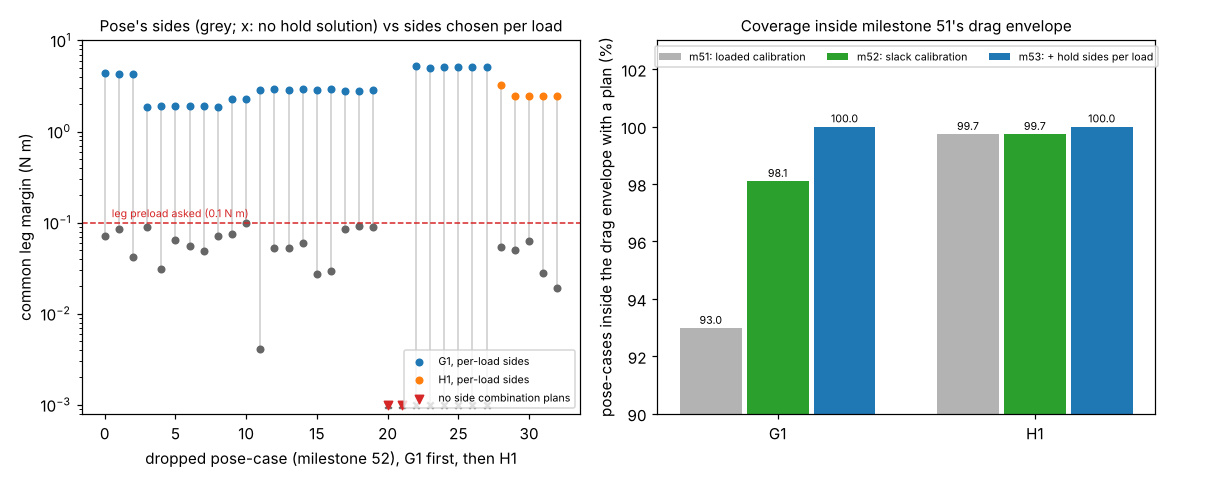

This chart was generated by the following Python code:
"""Figure for milestone 53: python experiments/m53_loadside/figure.py (reads results.json and m51/m52's)."""
import json
import os

import matplotlib
matplotlib.use("Agg")
import matplotlib.pyplot as plt  # noqa: E402

HERE = os.path.dirname(os.path.abspath(__file__))
D = json.load(open(os.path.join(HERE, "results.json")))
R52 = json.load(open(os.path.join(HERE, "..", "m52_slackcal", "results.json")))
R51 = json.load(open(os.path.join(HERE, "..", "m51_envelope", "results.json")))
fig, (ax1, ax2) = plt.subplots(1, 2, figsize=(11, 4.4))
rows = D["rows"]
for j, x in enumerate(rows):
    ts = [a["t"] for a in x["A"]]
    t0 = 0.0 if any(a["stage"] == "hold" for a in x["A"]) else min(ts)
    col = "C1" if x["robot"] == "h1" else "C0"
    ax1.plot([j, j], [max(t0, 1e-3), x["best"]["margin"] if x["best"] else 1e-3], color="0.8", lw=1, zorder=1)
    ax1.scatter(j, max(t0, 1e-3), marker="x" if t0 == 0 else "o", color="0.4", s=18, zorder=2)
    if x["best"]:
        ax1.scatter(j, x["best"]["margin"], color=col, s=18, zorder=3)
    else:
        ax1.scatter(j, 1e-3, marker="v", color="C3", s=30, zorder=3)
ax1.axhline(0.1, color="C3", ls="--", lw=1)
ax1.text(0.5, 0.115, "leg preload asked (0.1 N m)", fontsize=7, color="C3")
ax1.set_yscale("log")
ax1.set_ylim(8e-4, 10)
ax1.set_xlabel("dropped pose-case (milestone 52), G1 first, then H1")
ax1.set_ylabel("common leg margin (N m)")
ax1.set_title("Pose's sides (grey; x: no hold solution) vs sides chosen per load", fontsize=10)
ax1.scatter([], [], color="C0", s=18, label="G1, per-load sides")
ax1.scatter([], [], color="C1", s=18, label="H1, per-load sides")
ax1.scatter([], [], color="C3", marker="v", s=30, label="no side combination plans")
ax1.legend(fontsize=7, loc="lower right")
for k, n in enumerate(("g1", "h1")):
    t = R52["totals"][n]
    m51 = 100 * t["in51_pl"] / t["in51"]
    m52 = 100 * t["in51_ps"] / t["in51"]
    m53 = D["C"][n]["coverage"]
    for i, (v, lab, col) in enumerate(((m51, "m51: loaded calibration", "0.7"), (m52, "m52: slack calibration", "C2"),
                                       (m53, "m53: + hold sides per load", "C0"))):
        ax2.bar(k + (i - 1) * 0.26, v, 0.24, color=col, label=lab if k == 0 else None)
        ax2.text(k + (i - 1) * 0.26, v + 0.15, f"{v:.1f}", ha="center", fontsize=7)
ax2.set_ylim(90, 103)
ax2.set_xticks(range(2), ["G1", "H1"])
ax2.set_ylabel("pose-cases inside the drag envelope with a plan (%)")
ax2.set_title("Coverage inside milestone 51's drag envelope", fontsize=10)
ax2.legend(fontsize=7, loc="upper center", ncol=3)
fig.tight_layout()
fig.savefig(os.path.join(HERE, "figure.png"), dpi=110)
print("wrote figure.png")
